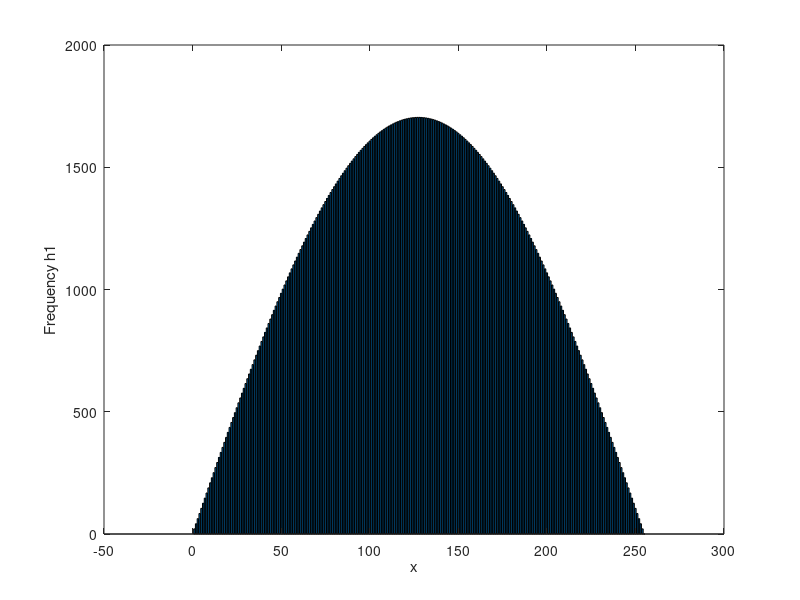
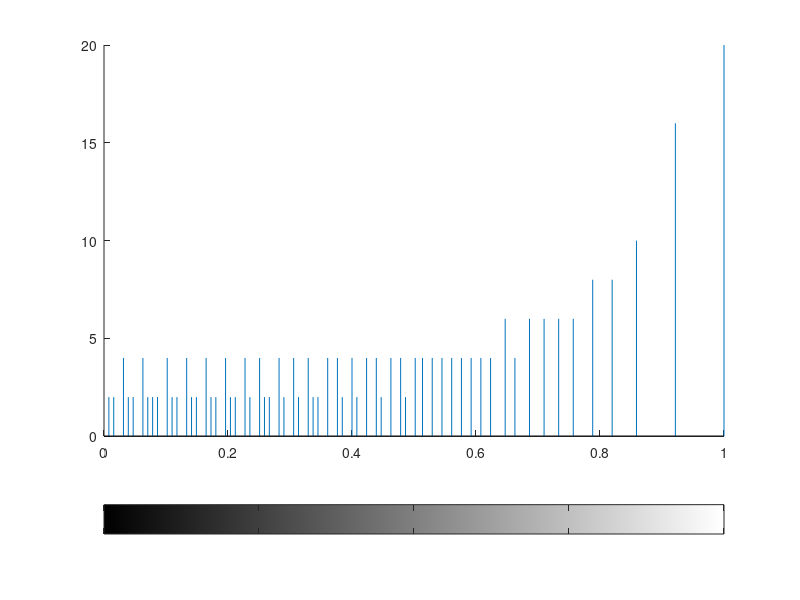

Write MATLAB code to recreate these figures, in order.
x=0:255;
y = 1704*sin(pi*x/255);
bar(x,y);
xlabel('x');
ylabel('Frequency h1');

%y H(D)=1704sin(πD/ 255)
figure;
H = histeq(y);
imhist(H);
%get L, total number of gray levels, 8 bits
L = 2^8; % 256 grey levels, so it needs to be divided into 256 bins

% figure;
% H =1704*sin(pi*x/255)/1704;
% bar(x,H);
% 
% % step 0,
% %get L, total number of gray levels, 8 bits
% L = 2^8; % 256 grey levels, so it needs to be divided into 256 bins
% % get n, total number of pixels
% n =[];
% n(1)= round(1704*sin(pi*0/255));
% t=[];
% t(1) = n(1);
% for d = 2:256
%     n(d) = round(1704*sin(pi*(d-1)/255));
%     t(d) = t(d-1)+n(d);
% end
% N = t(256);% total number of pixels
% pIn = [];
% pIn = n/N;
% disp(pIn);
% %fprintf("d: %d, v: %d, N: %d\n",d,round(1704*sin(pi*0/255)),N);